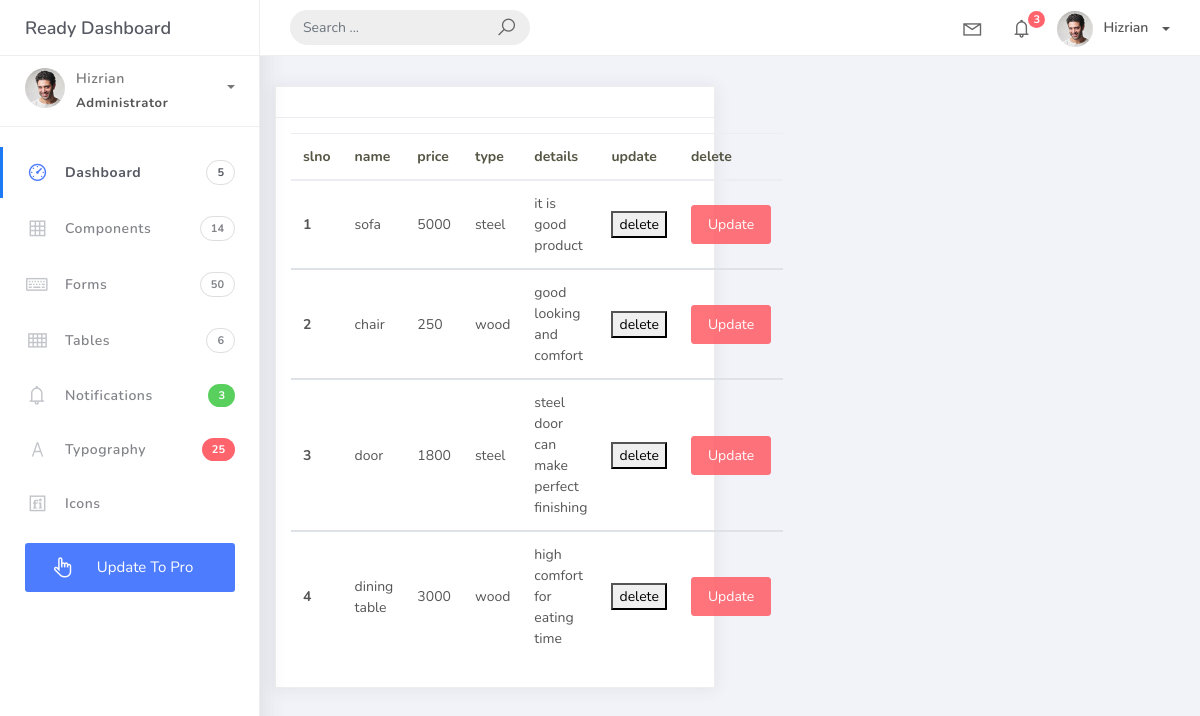
The page /Furniture_view on the database its author committed.
### new_app/models.py (models this page shows)
class furniture(models.Model):
    furniture_types = (
        ('wood', 'wood'),
        ('plastic', 'plastic'),
        ('steel', 'steel'),
    )
    Name =models.CharField(max_length=20)
    Price =models.IntegerField()
    Types =models.CharField(max_length=20,choices=furniture_types)
    Details =models.TextField()

### new_app/views.py (the view)
# urls.py: path('Furniture_view',views.Furniture_view,name="Furniture_view"),
def  Furniture_view(request):
    data = furniture.objects.all()
    return render(request, 'view_data.html', {'data':data})

### template/view_data.html (shortened to what this page needs)
{% extends 'dash.html' %}
{% block content %}
<table class="table">
  <thead>
    <tr>
      <th scope="col">slno</th>
      <th scope="col">name</th>
      <th scope="col">price</th>
      <th scope="col">type</th>
      <th scope="col">details</th>
      <th scope="col">update</th>
      <th scope="col">delete</th>
    </tr>
  </thead>
  <tbody>
  {% for i in data %}
    <tr>
      <th scope="row">{{forloop.counter}}</th>
      <td>{{i.Name}}</td>
       <td>{{i.Price}}</td>
       <td>{{i.Types}}</td>
       <td>{{i.Details}}</td>
      <td>
        <form action="{% url 'Furniture_delete' i.id %}" method="POST" >
          <button type = "submit">delete</button>
        </form>
      </td>
<td>
  <a href = "{% url 'Furniture_update' i.id %}" class="btn btn-danger">Update</a>
</td>
    </tr>
  </tbody>
    {% endfor %}
</table>
{% endblock %}

### rows shown on the page
furniture: Name "sofa", Price "5000", Types "steel", Details "it is good product"
furniture: Name "chair", Price "250", Types "wood", Details "good looking and comfort"
furniture: Name "door", Price "1800", Types "steel", Details "steel door can make perfect finishing"
furniture: Name "dining table", Price "3000", Types "wood", Details "high comfort for eating time"
